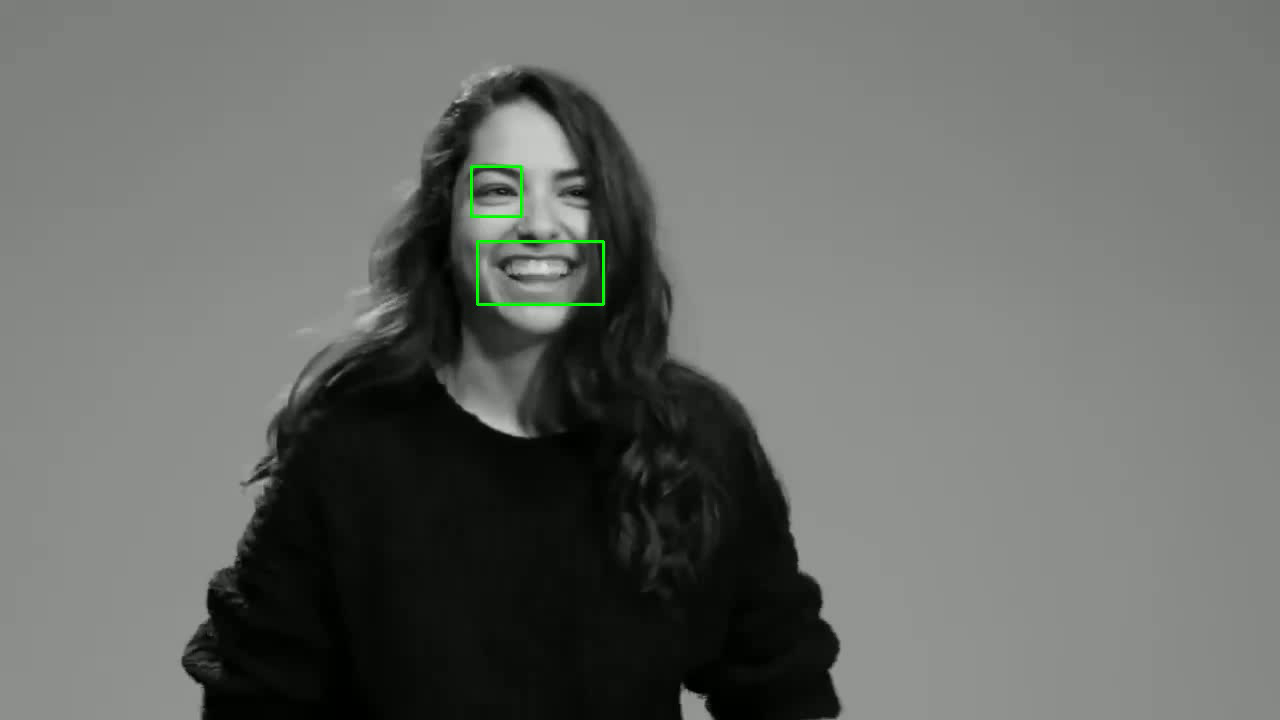
#> input picture frame 0 of personas_con_sonrisas_haar2.avi, 1280 x 720 px, given in place of personas_con_sonrisas.mp4, which was not available
$ jupyter execute --allow-errors Reconocimiento_de_ojos_y_sonrisas.ipynb   (shell and % lines are left out)   (text cells are left out)
#> lines starting #> are read from the running program, lines starting #| are printed output that depends on the picture; after the words box and inside, x2 and y2 are one past the last pixel; in counts of white or black regions, pixels touching at a corner belong together; pictures that were not available may be replaced by others from this repository, and a replacement may not be noted
[cell 1]
from google.colab import drive
drive.mount('/content/drive')

[cell 2]
import cv2
import numpy as np
from google.colab.patches import cv2_imshow

[cell 3]
eye_cascade= cv2.CascadeClassifier('/content/drive/My Drive/Computer_Vision/Python_files/HaarCascade/haarcascade_eye.xml');
smile_cascade= cv2.CascadeClassifier('/content/drive/My Drive/Computer_Vision/Python_files/HaarCascade/haarcascade_smile.xml');
img = cv2.imread("/content/drive/My Drive/Computer_Vision/Images/sonrisas.jpg")
#> (the rest of this cell did not finish here and is left out)

#> (a cell that did not finish here is left out)

#> (a cell that did not finish here is left out)

[cell 6]
import cv2
import numpy as np
from google.colab.patches import cv2_imshow

eye_cascade = cv2.CascadeClassifier('/content/drive/My Drive/Computer_Vision/Python_files/HaarCascade/haarcascade_eye.xml');
smile_cascade = cv2.CascadeClassifier('/content/drive/My Drive/Computer_Vision/Python_files/HaarCascade/haarcascade_smile.xml');
img = cv2.imread("/content/drive/My Drive/Computer_Vision/Images/sonrisas.jpg")
#> (the rest of this cell did not finish here and is left out)

[cell 7]
from IPython.display import HTML
from base64 import b64encode
#> (the rest of this cell did not finish here and is left out)

[cell 8]
videoentrada = cv2.VideoCapture('/content/drive/My Drive/Computer_Vision/Images/personas_con_sonrisas.mp4')
property_id = int(cv2.CAP_PROP_FRAME_COUNT)
totalframes = int(cv2.VideoCapture.get(videoentrada, property_id))
print( "total de frames: "+str(totalframes) )
print(str(videoentrada.get(3))+"x"+str(videoentrada.get(4))+" pixeles")

[cell 9]
#recorremos los 4 primeros frames de 293
for x in range(4):
  videoentrada.set(1,x);
  #ret: retorno (true si es frame se lee correctamente)
  ret, frame = videoentrada.read()
  cv2_imshow(frame)
#> this loop made 4 passes
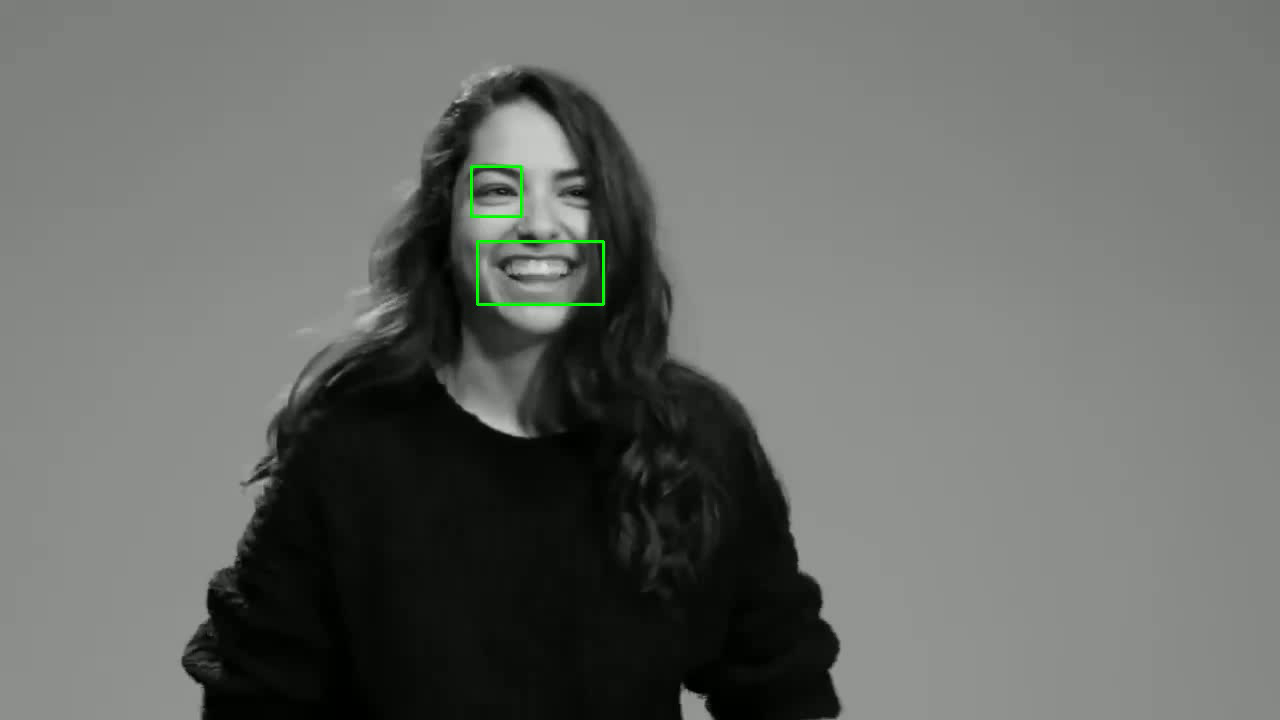
#> input picture frame 0 of personas_con_sonrisas_haar2.avi, 1280 x 720 px, given in place of personas_con_sonrisas.mp4, which was not available
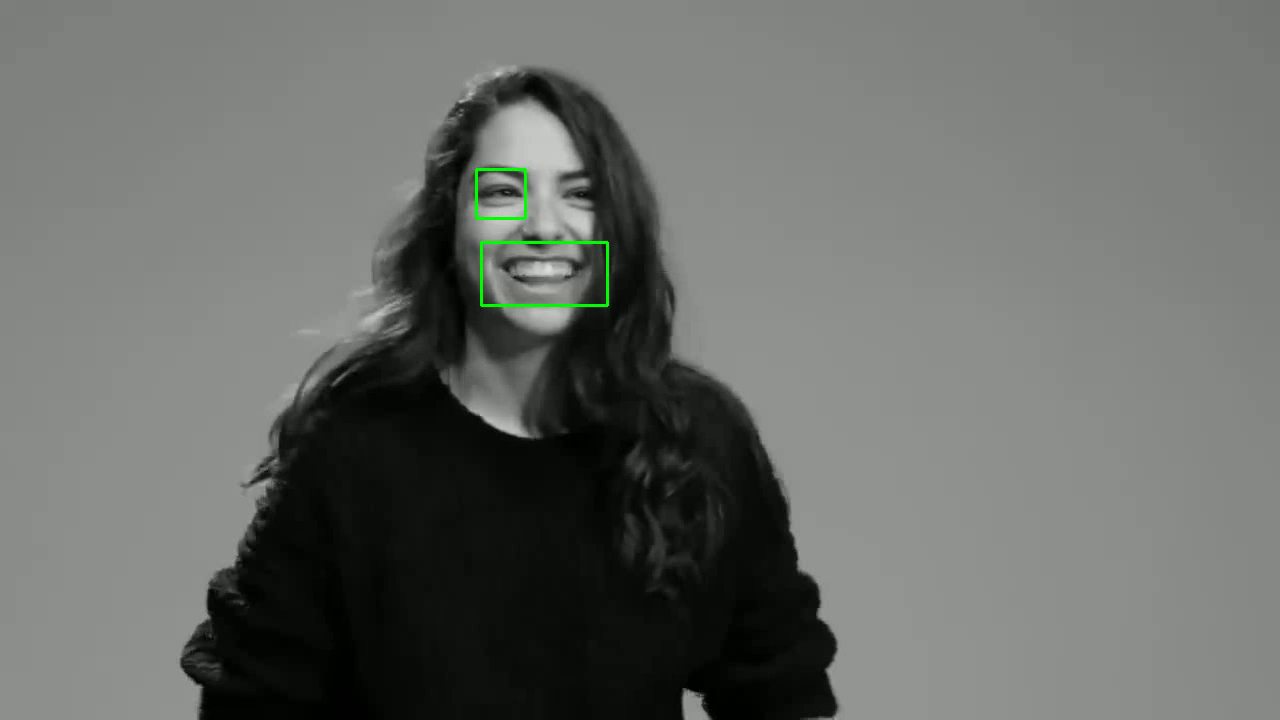
#> input picture frame 1 of personas_con_sonrisas_haar2.avi, 1280 x 720 px, given in place of personas_con_sonrisas.mp4, which was not available
#> after the loop:
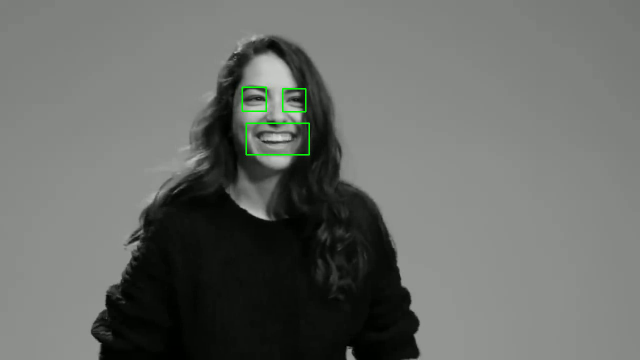
#> frame: shape (720, 1280, 3) (shown at 1/2 size); mean B, G, R 104.7, 108.3, 105.7

[cell 10]
eye_cascade = cv2.CascadeClassifier('/content/drive/My Drive/Computer_Vision/Python_files/HaarCascade/haarcascade_eye.xml');
smile_cascade = cv2.CascadeClassifier('/content/drive/My Drive/Computer_Vision/Python_files/HaarCascade/haarcascade_smile.xml');
while(videoentrada.isOpened()):
  ret, frame = videoentrada.read()
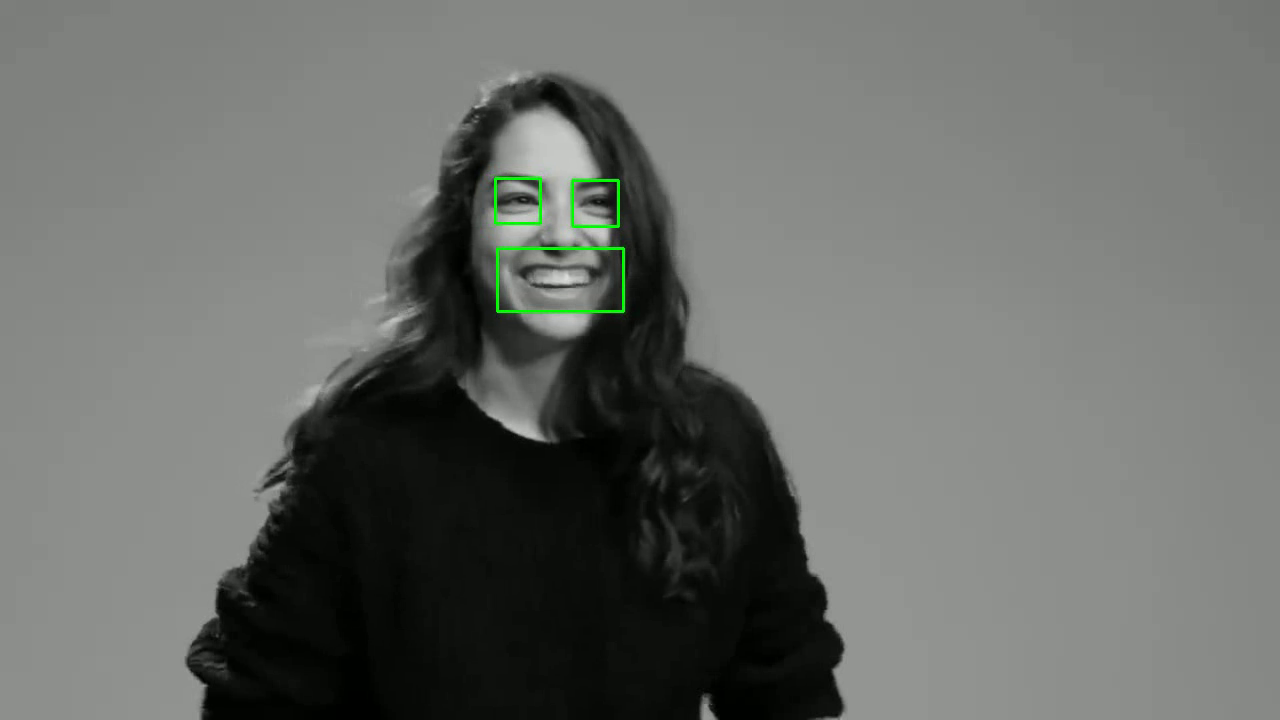
#> input picture frame 4 of personas_con_sonrisas_haar2.avi, 1280 x 720 px, given in place of personas_con_sonrisas.mp4, which was not available
#> frame is the input picture: shape (720, 1280, 3); mean B, G, R 104.9, 108.4, 105.9
  if ret == True:
    # Nuestras operaciones sobre los frames se hacen aqui
    gray = cv2.cvtColor(frame, cv2.COLOR_BGR2GRAY)
    # Detectamos los ojos y sonrisas en el frame
    eyes = eye_cascade.detectMultiScale(gray,scaleFactor=1.1,minNeighbors=10)
#> eyes = ()
    smiles = smile_cascade.detectMultiScale(gray,scaleFactor=3.5,minNeighbors=10)
#> smiles = [[498, 245, 126, 63]]
    for (x, y, w, h) in eyes:
      #dibujamos rectángulos verdes alrededor de los ojos
      cv2.rectangle(frame,(x,y),(x+w, y+h),(0, 255, 0),2)
#> this loop made 0 passes
    for (x, y, w, h) in smiles:
      #dibujamos rectángulos verdes alrededor de las sonrisas
      cv2.rectangle(frame,(x,y),(x+w, y+h),(0, 255, 0),2)
#> this loop made 1 pass
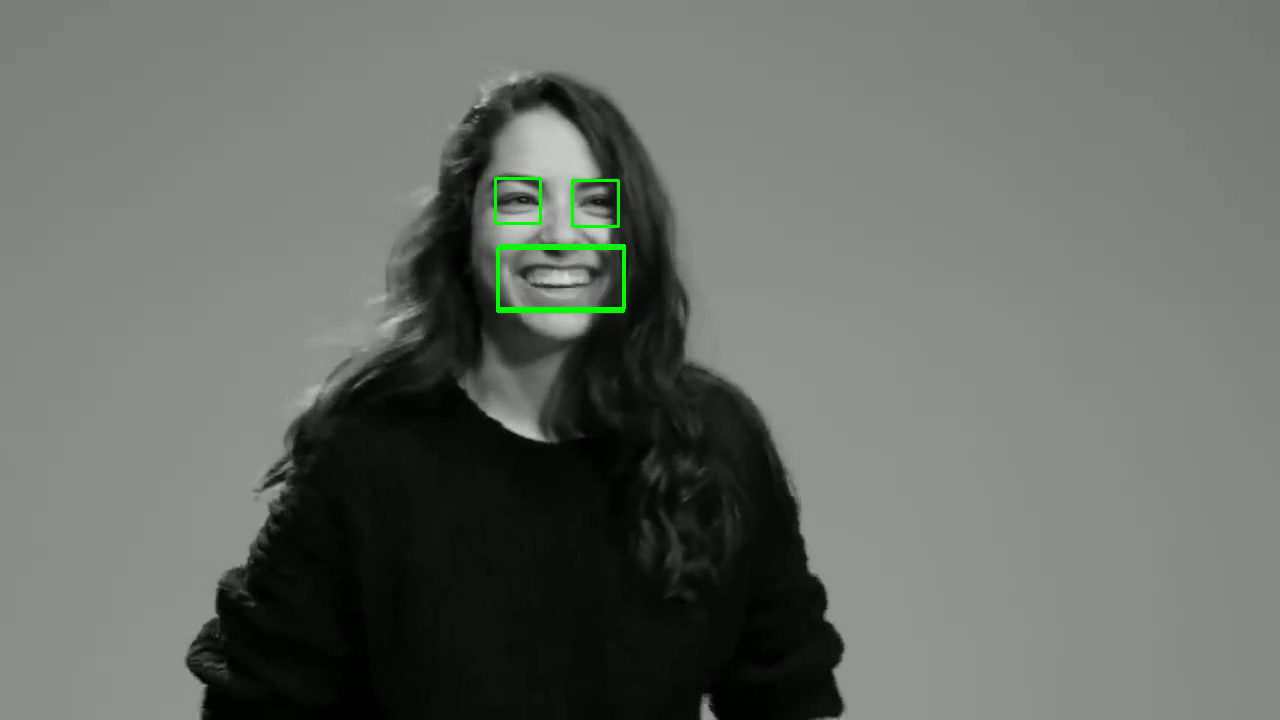
#> frame: shape (720, 1280, 3); 0.12% of pixels changed, all inside (x1, y1, x2, y2) = (497, 244, 626, 310)
    cv2_imshow(frame)
  else:
    break
videoentrada.release()

$ run again, starting later in the video
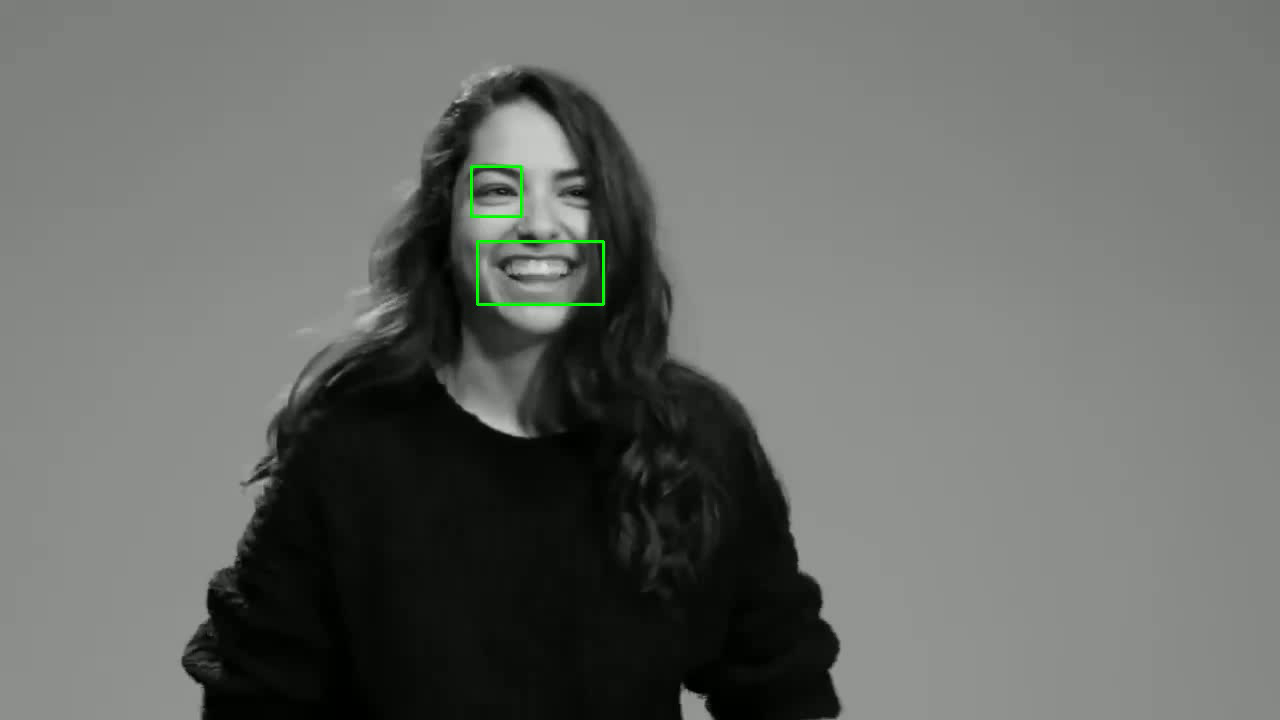
#> input picture frame 0 of personas_con_sonrisas_haar2.avi, 1280 x 720 px, given in place of personas_con_sonrisas.mp4, which was not available
#> the loop `for x in range(4):` made 4 passes
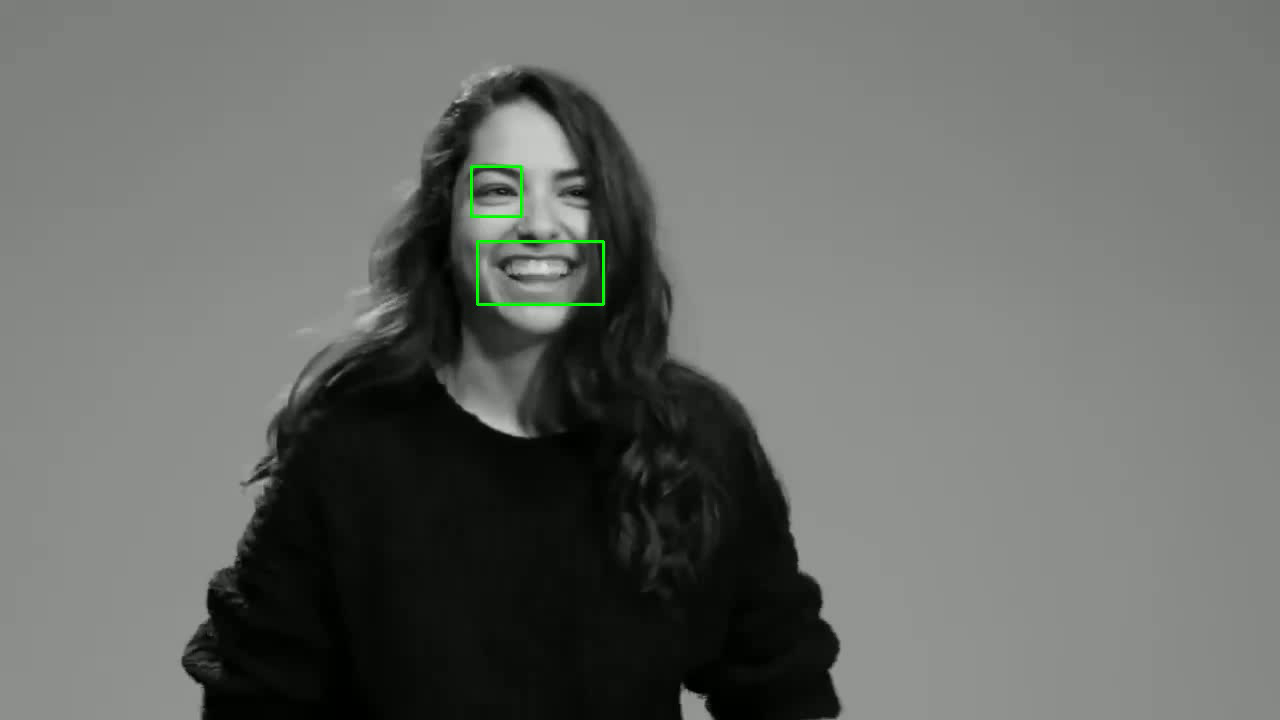
#> input picture frame 0 of personas_con_sonrisas_haar2.avi, 1280 x 720 px, given in place of personas_con_sonrisas.mp4, which was not available
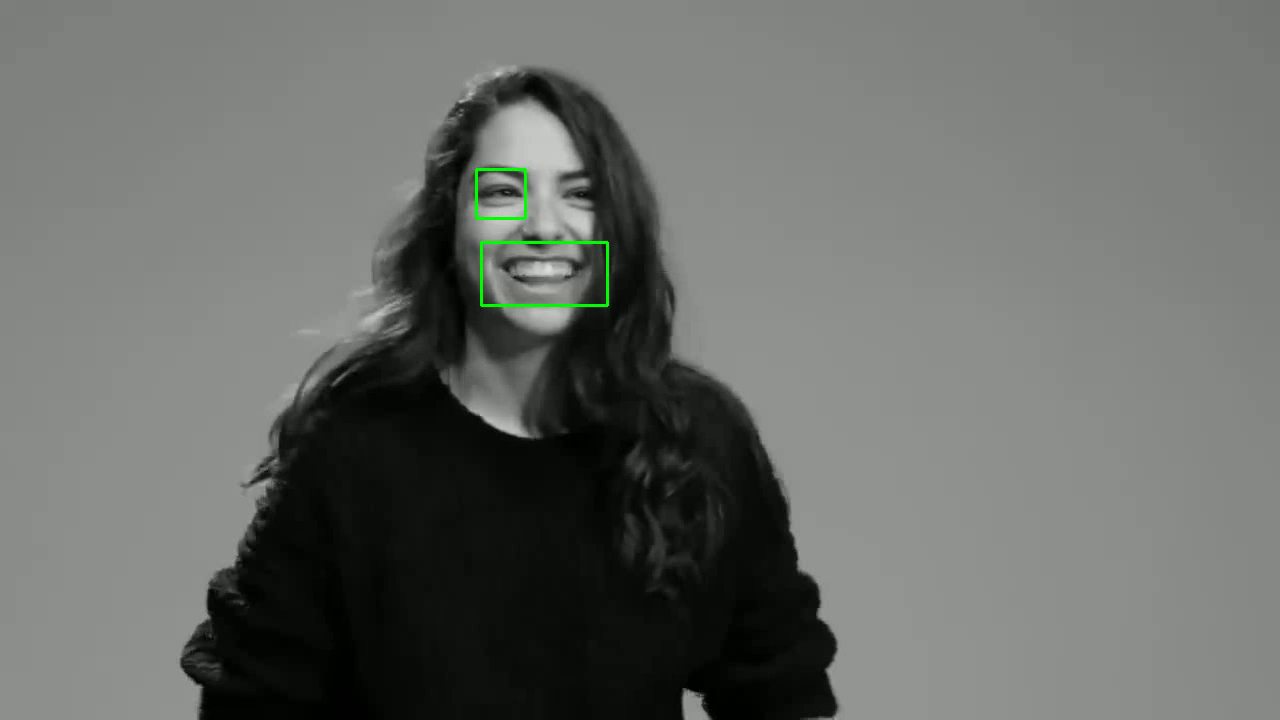
#> input picture frame 1 of personas_con_sonrisas_haar2.avi, 1280 x 720 px, given in place of personas_con_sonrisas.mp4, which was not available
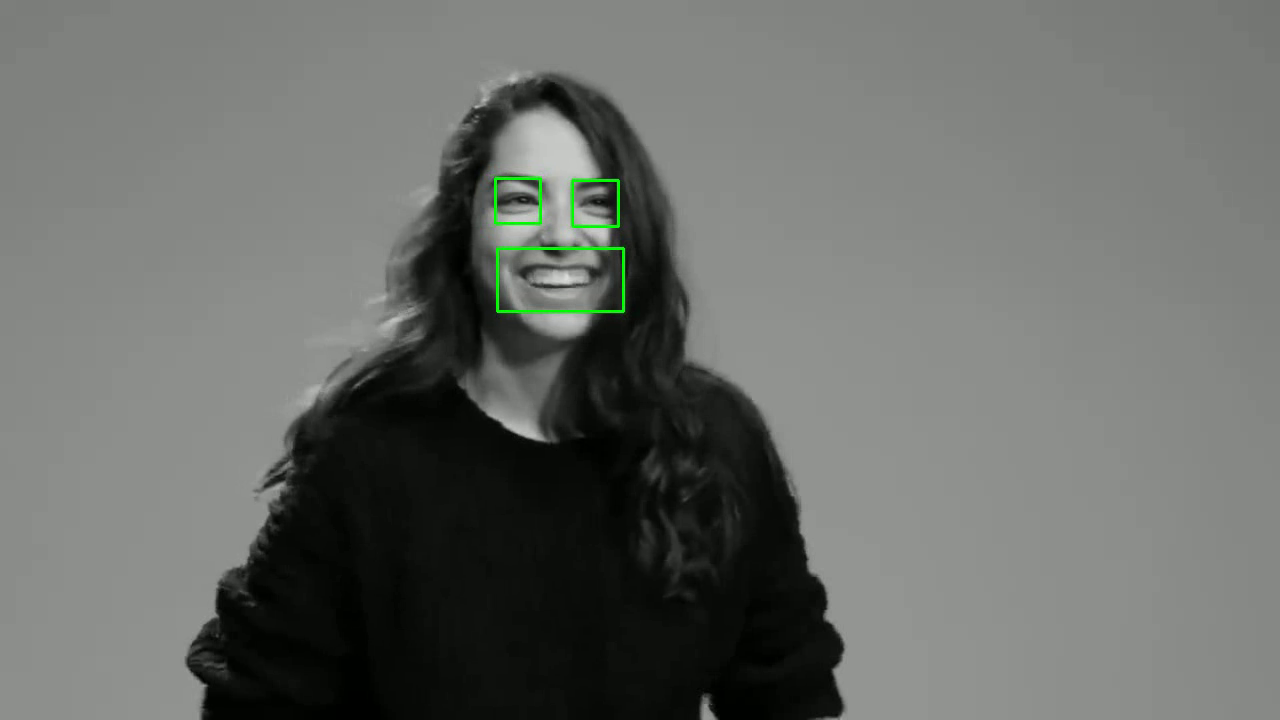
#> input picture frame 4 of personas_con_sonrisas_haar2.avi, 1280 x 720 px, given in place of personas_con_sonrisas.mp4, which was not available
#> frame is the input picture: shape (720, 1280, 3); mean B, G, R 104.9, 108.4, 105.9
#> eyes = ()
#> smiles = [[498, 245, 126, 63]]
#> the loop `for (x, y, w, h) in smiles:` made 1 pass
